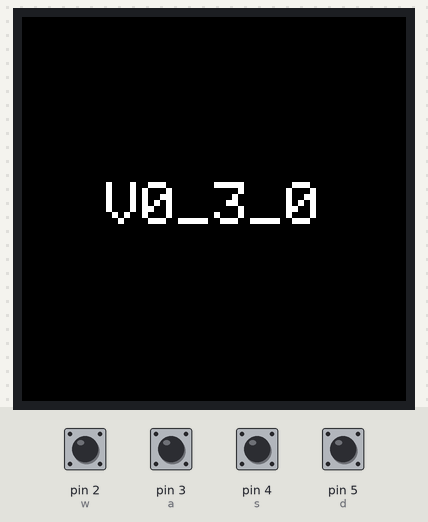
Simulated run of this sketch. Board: Arduino Uno, built with avr-gcc and run on an emulated ATmega328P. Parts: 128×128 colour display. The inputs (shaded band) are chosen by the test bench; at power-on: pin 2 (w), pin 3 (a), pin 4 (s), pin 5 (d) HIGH. Random numbers use the default seed unless the sketch sets one.

Above: at 0.3 s.
At 1.9 s:
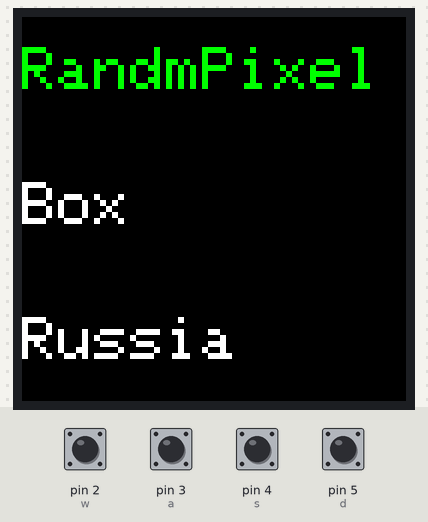
2.0 s: pin 4 (s) pulled LOW for 1 s
At 3.0 s:
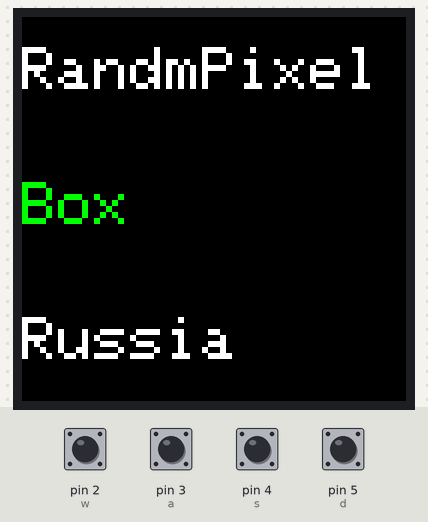
4.5 s: pin 5 (d) pulled LOW for 1 s
8.5 s: pin 4 (s) pulled LOW for 0.15 s
11.6 s: pin 2 (w) pulled LOW for 0.15 s
14.7 s: pin 3 (a) pulled LOW for 0.15 s
17.8 s: pin 3 (a) pulled LOW for 1 s
Timing chart, 0 to 20.8 s (numbered marks = the images above; inputs shaded):
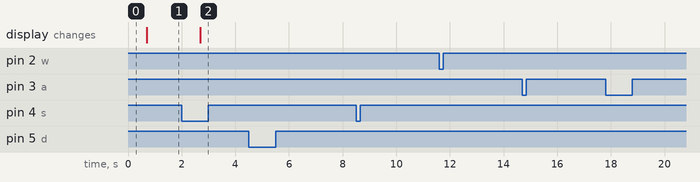

The sketch:

RandomPixelGenerator_v0_3_0.ino
```cpp
#include <Adafruit_GFX.h>
#include <Adafruit_ST7735.h>
#include <SPI.h>

const char* menuItems[] = {"RandmPixel","Box","Russia",};
int menuIndex = 0;
int sellected = -1;

int y = 0;
int x = 1;
int anim_x = 28;
int anim_y = 0;
int animtime = 0;
int boxsize = 30;
int box_y = 0;
int box_x = 0;
int w = 2;
int a = 3;
int s = 4;
int d = 5;
unsigned long St = 0;
#define TFT_CS   10
#define TFT_RS   8
#define TFT_RST  9
int yl = 0;
int xl = 0;
int rengz[] = {ST77XX_BLACK, ST77XX_BLUE, ST77XX_RED, ST77XX_GREEN, ST77XX_CYAN, ST77XX_MAGENTA, ST77XX_YELLOW, ST77XX_WHITE, ST77XX_ORANGE};
Adafruit_ST7735 tft = Adafruit_ST7735(TFT_CS, TFT_RS, TFT_RST);
void startanim() {
tft.setTextColor(ST77XX_WHITE);
tft.setTextSize(2);
  while (animtime <= 55){
    tft.fillRect(anim_x , anim_y - 3, 70, 17, ST77XX_BLACK);
    tft.setCursor(anim_x, anim_y);
    tft.println("V0_3_0");
    anim_y++;
    animtime++;
} }
void menudraw() {
  int menu_y = 10;
    for (int i = 0; i < 3; i++) {
      tft.setCursor(0, menu_y);
      menu_y+= 45;
      if (i == menuIndex) {
        tft.setTextColor(ST77XX_GREEN);
      }
      else {
      tft.setTextColor(ST77XX_WHITE);
      }
      tft.print(menuItems[i]);
}   }

void menu() {
  if (digitalRead(s) == 0 && menuIndex != 2) {
    menuIndex++;
    menudraw();}
  if (digitalRead(w) == 0 && menuIndex > 0) {
    menuIndex--;
    menudraw();}
  if (digitalRead(d) == 0 && digitalRead(a) != 0) {
    sellected = menuIndex; }
  }


void goback() {
static unsigned long pressedStart = 0;
  if (digitalRead(d) == 0 && digitalRead(a) == 0) {
    if (pressedStart == 0) {
      pressedStart = millis();
    }
    if (millis() - pressedStart >= 1000) {
      sellected = -1;
      tft.fillRect(0, 0, tft.width(), tft.height(), ST77XX_BLACK);
      menudraw();
      pressedStart = 0;
    }
  } else {
  pressedStart = 0;
  }
}
void setup() {
  Serial.begin(9600);
  pinMode(w, INPUT_PULLUP);
  pinMode(a, INPUT_PULLUP);
  pinMode(s, INPUT_PULLUP);
  pinMode(d, INPUT_PULLUP);
  tft.initR(INITR_144GREENTAB);
  tft.fillRect(0, 0, tft.width(), tft.height(), ST77XX_BLACK);
  startanim();
  delay(400);
  tft.fillRect(0, 0, tft.width(), tft.height(), ST77XX_BLACK);
  menudraw();
  menu();


}
 void loop() {
  String input = Serial.readStringUntil('\n');
  input.trim();
  input.toLowerCase();
  menu();
  goback();

  if ((input == "russia" || sellected == 2) && sellected != -1){
    goback();
    tft.fillRect(0,0,tft.width(),tft.height(),ST77XX_WHITE);
    tft.fillRect(0,42,tft.width(),tft.height(),ST77XX_BLUE);
    tft.fillRect(0,84,tft.width(),tft.height(),ST77XX_RED);
  }
  if ((input == "randompixel"|| sellected == 0) && sellected != -1){
    tft.fillRect(0, 0, tft.width(), tft.height(), ST77XX_BLACK);
  while(sellected == 0){
    while((x != 0 || y != 128) && sellected != -1){
      int colorIndex = random(0, 9);
      tft.drawPixel(x, y, rengz[colorIndex]);
      goback();
      y++;
      x--;
      if (x == 0){
      x = xl + 1;
      xl = x;
      y = 0;
      }
      if (x == 128 && y == 128){
      y = 0;
      yl = 0;
      x = 1;
      xl = 0;
    }
    }
}
}
 if ((input == "box" || sellected == 1) && sellected != -1){
  tft.fillRect(0, 0, tft.width(), tft.height(), ST77XX_BLACK);
  tft.setCursor(0, 40);
  tft.setTextSize(2);
  tft.println("Try moving");
  tft.println("via the");
  tft.println("buttons");
    while(sellected == 1 && sellected != -1){
    tft.fillRect(box_x, box_y, boxsize, boxsize, ST77XX_BLACK);
    goback();
    if(digitalRead(d) == 0 && box_x+boxsize < 128 ){
      box_x++;}
    if(digitalRead(a) == 0 && box_x > 0){
      box_x--;}
    if(digitalRead(s) == 0 && box_y+boxsize < 128){
      box_y++;}
    if(digitalRead(w) == 0 && box_y > 0){
      box_y--;}

    if( sellected != -1){
      tft.fillRect(box_x, box_y, boxsize, boxsize, ST77XX_GREEN);}
   }
  }
}
```

Measured:
- after the input at 2.0 s, the display: changes after 0.70 s (image 2)
- after the input at 4.5 s, every drawn part: stays the same
- after the input at 8.5 s, every drawn part: stays the same
- after the input at 11.6 s, every drawn part: stays the same
- after the input at 14.7 s, every drawn part: stays the same
- after the input at 17.8 s, every drawn part: stays the same
